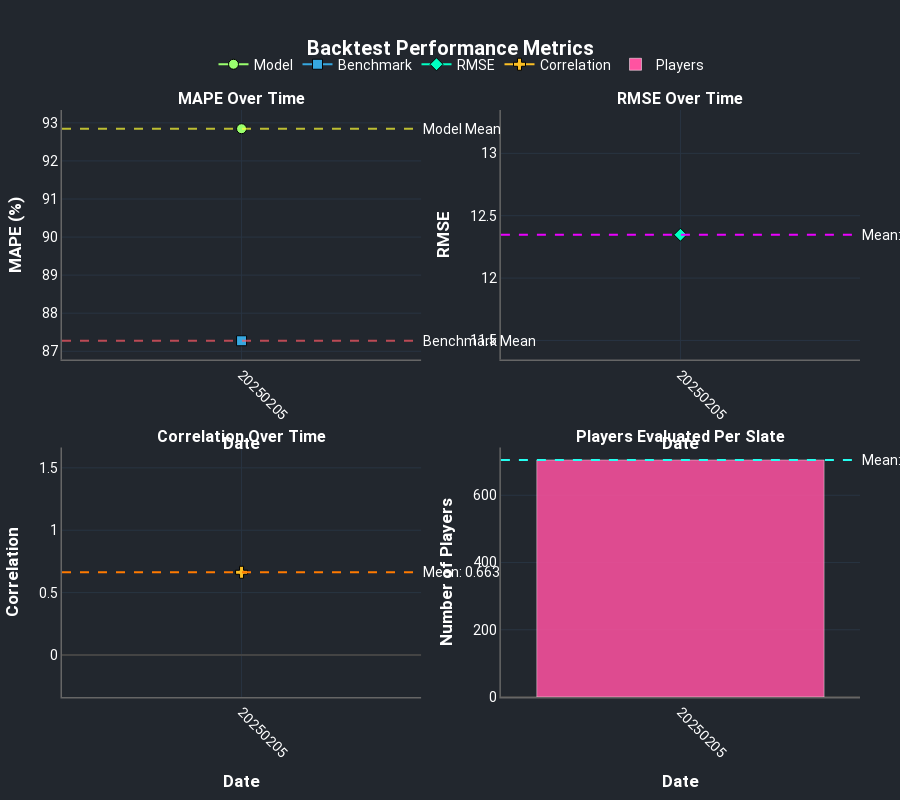

Notebook code for this chart:
### Code cell
# Use plotly dark theme and vibrant custom colors for all traces and lines.

import plotly.io as pio
pio.templates.default = "plotly_dark"

vibrant_colors = {
    "model": "#9AFF6E",        # Vibrant light green
    "benchmark": "#3ABEFF",    # Vibrant blue/cyan
    "model_mean": "#FFFF35",   # Lime Yellow
    "benchmark_mean": "#FD5A66", # Vibrant Red
    "rmse": "#00FFC2",         # Aqua
    "rmse_mean": "#EA00FF",    # Vibrant Magenta
    "corr": "#FBBF24",         # Vibrant Gold
    "corr_mean": "#FF7A00",    # Orange
    "players_bar": "#FF53A1",  # Hot Pink
    "players_mean": "#25FFF1", # Electric Cyan
}

fig = make_subplots(
    rows=2, cols=2,
    subplot_titles=(
        '<b>MAPE Over Time</b>', 
        '<b>RMSE Over Time</b>', 
        '<b>Correlation Over Time</b>', 
        '<b>Players Evaluated Per Slate</b>'),
    vertical_spacing=0.15,
    horizontal_spacing=0.1
)

# MAPE Over Time
fig.add_trace(
    go.Scatter(
        x=results_df['date'], 
        y=results_df['model_mape'], 
        mode='lines+markers', 
        name='Model', 
        line=dict(width=2, color=vibrant_colors["model"]), 
        marker=dict(size=10, color=vibrant_colors["model"], symbol='circle', line=dict(width=1, color='black'))
    ),
    row=1, col=1
)
fig.add_trace(
    go.Scatter(
        x=results_df['date'], 
        y=results_df['benchmark_mape'], 
        mode='lines+markers', 
        name='Benchmark', 
        line=dict(width=2, color=vibrant_colors["benchmark"]),
        marker=dict(size=10, color=vibrant_colors["benchmark"], symbol='square', line=dict(width=1, color='black')),
        opacity=0.85
    ),
    row=1, col=1
)
fig.add_hline(
    y=results_df['model_mape'].mean(),
    line_dash="dash",
    line_color=vibrant_colors["model_mean"],
    opacity=0.7,
    row=1, col=1,
    annotation_text="Model Mean",
    annotation_position="right"
)
fig.add_hline(
    y=results_df['benchmark_mape'].mean(),
    line_dash="dash",
    line_color=vibrant_colors["benchmark_mean"],
    opacity=0.7,
    row=1, col=1,
    annotation_text="Benchmark Mean",
    annotation_position="right"
)

# RMSE Over Time  
fig.add_trace(
    go.Scatter(
        x=results_df['date'], 
        y=results_df['model_rmse'], 
        mode='lines+markers', 
        name='RMSE',
        line=dict(color=vibrant_colors["rmse"], width=2), 
        marker=dict(size=10, color=vibrant_colors["rmse"], symbol='diamond', line=dict(width=1, color='black'))
    ),
    row=1, col=2
)
fig.add_hline(
    y=results_df['model_rmse'].mean(), 
    line_dash="dash", 
    line_color=vibrant_colors["rmse_mean"], 
    row=1, col=2,
    annotation_text=f"Mean: {results_df['model_rmse'].mean():.2f}",
    annotation_position="right"
)

# Correlation Over Time
fig.add_trace(
    go.Scatter(
        x=results_df['date'], 
        y=results_df['model_corr'], 
        mode='lines+markers', 
        name='Correlation',
        line=dict(color=vibrant_colors["corr"], width=2), 
        marker=dict(size=10, color=vibrant_colors["corr"], symbol='cross', line=dict(width=1, color='black'))
    ),
    row=2, col=1
)
fig.add_hline(
    y=results_df['model_corr'].mean(), 
    line_dash="dash", 
    line_color=vibrant_colors["corr_mean"], 
    row=2, col=1,
    annotation_text=f"Mean: {results_df['model_corr'].mean():.3f}",
    annotation_position="right"
)

# Players Evaluated Per Slate
fig.add_trace(
    go.Bar(
        x=results_df['date'], 
        y=results_df['num_players'], 
        name='Players', 
        marker=dict(color=vibrant_colors["players_bar"], opacity=0.85, line=dict(color="white", width=0.5))
    ),
    row=2, col=2
)
fig.add_hline(
    y=results_df['num_players'].mean(), 
    line_dash="dash", 
    line_color=vibrant_colors["players_mean"], 
    row=2, col=2,
    annotation_text=f"Mean: {results_df['num_players'].mean():.1f}",
    annotation_position="right"
)

# Update layout for dark theme and axis/legend colors
axis_style = dict(color="white", showline=True, linewidth=1.5, linecolor='#666', zerolinecolor="#444")
fig.update_xaxes(title_text="<b>Date</b>", row=1, col=1, tickangle=45, **axis_style)
fig.update_xaxes(title_text="<b>Date</b>", row=1, col=2, tickangle=45, **axis_style)
fig.update_xaxes(title_text="<b>Date</b>", row=2, col=1, tickangle=45, **axis_style)
fig.update_xaxes(title_text="<b>Date</b>", row=2, col=2, tickangle=45, **axis_style)

fig.update_yaxes(title_text="<b>MAPE (%)</b>", row=1, col=1, **axis_style)
fig.update_yaxes(title_text="<b>RMSE</b>", row=1, col=2, **axis_style)
fig.update_yaxes(title_text="<b>Correlation</b>", row=2, col=1, **axis_style)
fig.update_yaxes(title_text="<b>Number of Players</b>", row=2, col=2, **axis_style)

fig.update_layout(
    height=800,
    showlegend=True,
    legend=dict(
        orientation="h",
        yanchor="bottom",
        y=1.05,
        xanchor="center",
        x=0.5,
        font=dict(color="white", size=14)
    ),
    plot_bgcolor="#22272e",
    paper_bgcolor="#22272e",
    font=dict(family="Segoe UI, Roboto, Arial", size=14, color="white"),
    title_text="<b>Backtest Performance Metrics</b>",
    title_x=0.5,
    margin=dict(l=40, r=40, t=40, b=40)  # Reduced top margin to prevent title overlap
)

# Move the title lower by adding extra top padding to the subplot area, 
# so title does not overlap with subplot titles or legend.
fig.update_layout(
    margin=dict(t=110)  # Increase only top margin for extra spacing for title
)

fig.show()

### Figure 1 — Plotly figure (JSON) as saved in the notebook; plotly's stock layout.template omitted (floating-point values rounded to 4 significant figures)
{"data": [{"line": {"color": "#9AFF6E", "width": 2}, "marker": {"color": "#9AFF6E", "line": {"color": "black", "width": 1}, "size": 10, "symbol": "circle"}, "mode": "lines+markers", "name": "Model", "type": "scatter", "x": ["20250205"], "xaxis": "x", "y": [92.85], "yaxis": "y"}, {"line": {"color": "#3ABEFF", "width": 2}, "marker": {"color": "#3ABEFF", "line": {"color": "black", "width": 1}, "size": 10, "symbol": "square"}, "mode": "lines+markers", "name": "Benchmark", "opacity": 0.85, "type": "scatter", "x": ["20250205"], "xaxis": "x", "y": [87.28], "yaxis": "y"}, {"line": {"color": "#00FFC2", "width": 2}, "marker": {"color": "#00FFC2", "line": {"color": "black", "width": 1}, "size": 10, "symbol": "diamond"}, "mode": "lines+markers", "name": "RMSE", "type": "scatter", "x": ["20250205"], "xaxis": "x2", "y": [12.35], "yaxis": "y2"}, {"line": {"color": "#FBBF24", "width": 2}, "marker": {"color": "#FBBF24", "line": {"color": "black", "width": 1}, "size": 10, "symbol": "cross"}, "mode": "lines+markers", "name": "Correlation", "type": "scatter", "x": ["20250205"], "xaxis": "x3", "y": [0.663], "yaxis": "y3"}, {"marker": {"color": "#FF53A1", "line": {"color": "white", "width": 0.5}, "opacity": 0.85}, "name": "Players", "type": "bar", "x": ["20250205"], "xaxis": "x4", "y": [705], "yaxis": "y4"}], "layout": {"annotations": [{"font": {"size": 16}, "showarrow": false, "text": "<b>MAPE Over Time</b>", "x": 0.225, "xanchor": "center", "xref": "paper", "y": 1, "yanchor": "bottom", "yref": "paper"}, {"font": {"size": 16}, "showarrow": false, "text": "<b>RMSE Over Time</b>", "x": 0.775, "xanchor": "center", "xref": "paper", "y": 1, "yanchor": "bottom", "yref": "paper"}, {"font": {"size": 16}, "showarrow": false, "text": "<b>Correlation Over Time</b>", "x": 0.225, "xanchor": "center", "xref": "paper", "y": 0.425, "yanchor": "bottom", "yref": "paper"}, {"font": {"size": 16}, "showarrow": false, "text": "<b>Players Evaluated Per Slate</b>", "x": 0.775, "xanchor": "center", "xref": "paper", "y": 0.425, "yanchor": "bottom", "yref": "paper"}, {"showarrow": false, "text": "Model Mean", "x": 1, "xanchor": "left", "xref": "x domain", "y": 92.85, "yanchor": "middle", "yref": "y"}, {"showarrow": false, "text": "Benchmark Mean", "x": 1, "xanchor": "left", "xref": "x domain", "y": 87.28, "yanchor": "middle", "yref": "y"}, {"showarrow": false, "text": "Mean: 12.35", "x": 1, "xanchor": "left", "xref": "x2 domain", "y": 12.35, "yanchor": "middle", "yref": "y2"}, {"showarrow": false, "text": "Mean: 0.663", "x": 1, "xanchor": "left", "xref": "x3 domain", "y": 0.663, "yanchor": "middle", "yref": "y3"}, {"showarrow": false, "text": "Mean: 705.0", "x": 1, "xanchor": "left", "xref": "x4 domain", "y": 705, "yanchor": "middle", "yref": "y4"}], "font": {"color": "white", "family": "Segoe UI, Roboto, Arial", "size": 14}, "height": 800, "legend": {"font": {"color": "white", "size": 14}, "orientation": "h", "x": 0.5, "xanchor": "center", "y": 1.05, "yanchor": "bottom"}, "margin": {"b": 40, "l": 40, "r": 40, "t": 110}, "paper_bgcolor": "#22272e", "plot_bgcolor": "#22272e", "shapes": [{"line": {"color": "#FFFF35", "dash": "dash"}, "opacity": 0.7, "type": "line", "x0": 0, "x1": 1, "xref": "x domain", "y0": 92.85, "y1": 92.85, "yref": "y"}, {"line": {"color": "#FD5A66", "dash": "dash"}, "opacity": 0.7, "type": "line", "x0": 0, "x1": 1, "xref": "x domain", "y0": 87.28, "y1": 87.28, "yref": "y"}, {"line": {"color": "#EA00FF", "dash": "dash"}, "type": "line", "x0": 0, "x1": 1, "xref": "x2 domain", "y0": 12.35, "y1": 12.35, "yref": "y2"}, {"line": {"color": "#FF7A00", "dash": "dash"}, "type": "line", "x0": 0, "x1": 1, "xref": "x3 domain", "y0": 0.663, "y1": 0.663, "yref": "y3"}, {"line": {"color": "#25FFF1", "dash": "dash"}, "type": "line", "x0": 0, "x1": 1, "xref": "x4 domain", "y0": 705, "y1": 705, "yref": "y4"}], "showlegend": true, "title": {"text": "<b>Backtest Performance Metrics</b>", "x": 0.5}, "xaxis": {"anchor": "y", "color": "white", "domain": [0, 0.45], "linecolor": "#666", "linewidth": 1.5, "showline": true, "tickangle": 45, "title": {"text": "<b>Date</b>"}, "zerolinecolor": "#444"}, "xaxis2": {"anchor": "y2", "color": "white", "domain": [0.55, 1], "linecolor": "#666", "linewidth": 1.5, "showline": true, "tickangle": 45, "title": {"text": "<b>Date</b>"}, "zerolinecolor": "#444"}, "xaxis3": {"anchor": "y3", "color": "white", "domain": [0, 0.45], "linecolor": "#666", "linewidth": 1.5, "showline": true, "tickangle": 45, "title": {"text": "<b>Date</b>"}, "zerolinecolor": "#444"}, "xaxis4": {"anchor": "y4", "color": "white", "domain": [0.55, 1], "linecolor": "#666", "linewidth": 1.5, "showline": true, "tickangle": 45, "title": {"text": "<b>Date</b>"}, "zerolinecolor": "#444"}, "yaxis": {"anchor": "x", "color": "white", "domain": [0.575, 1], "linecolor": "#666", "linewidth": 1.5, "showline": true, "title": {"text": "<b>MAPE (%)</b>"}, "zerolinecolor": "#444"}, "yaxis2": {"anchor": "x2", "color": "white", "domain": [0.575, 1], "linecolor": "#666", "linewidth": 1.5, "showline": true, "title": {"text": "<b>RMSE</b>"}, "zerolinecolor": "#444"}, "yaxis3": {"anchor": "x3", "color": "white", "domain": [0, 0.425], "linecolor": "#666", "linewidth": 1.5, "showline": true, "title": {"text": "<b>Correlation</b>"}, "zerolinecolor": "#444"}, "yaxis4": {"anchor": "x4", "color": "white", "domain": [0, 0.425], "linecolor": "#666", "linewidth": 1.5, "showline": true, "title": {"text": "<b>Number of Players</b>"}, "zerolinecolor": "#444"}}}
